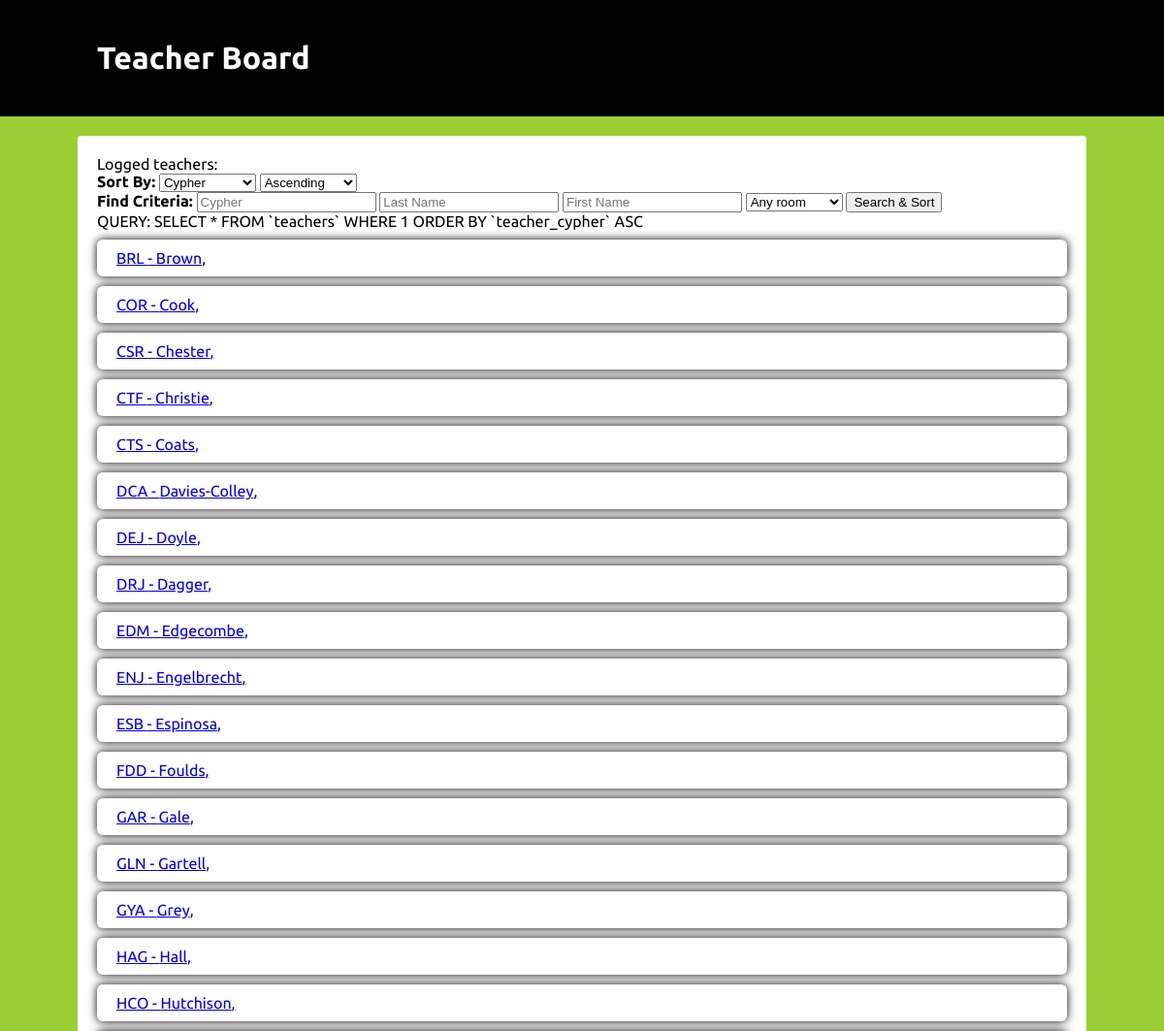
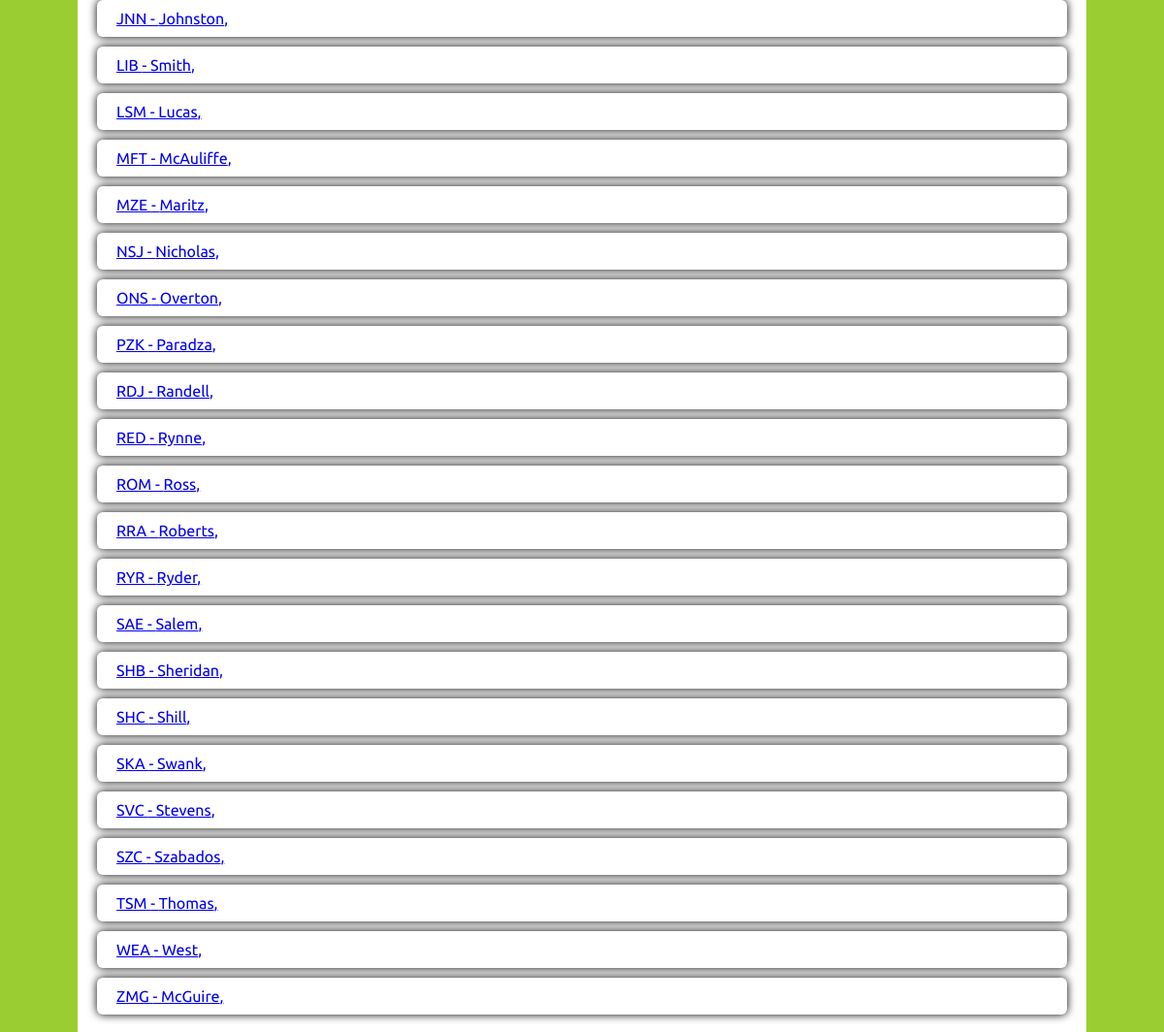
/Practice/websiteIndex/index.php, run on the app's committed database (2 pictures, top to bottom).
### tables this page shows
CREATE TABLE IF NOT EXISTS `teachers` (
  `teacher_cypher` char(3) NOT NULL,
  `teacher_surname` varchar(15) DEFAULT NULL,
  `theacher_christan` varchar(15) DEFAULT NULL,
  `teacher_form` char(5) NOT NULL,
  `teacher_form_mentors` char(5) DEFAULT NULL,
  `room` tinyint(2) DEFAULT NULL,
  `subject` tinyint(2) DEFAULT NULL,
  `position` tinyint(2) NOT NULL,
  `income` tinyint(2) DEFAULT NULL,
  `yob` year(4) DEFAULT NULL,
  `started` year(4) DEFAULT NULL,
  `image` varchar(15) NOT NULL,
  PRIMARY KEY (`teacher_cypher`)
);

### Practice/websiteIndex/index.php (the view, shortened to what this page needs)
<?php
require('assets/private/php/frame.php');
$frame = new frame();
?>
<!DOCTYPE html>
<html lang="en">
    <head>
        <link rel="stylesheet" href="assets/public/css/styles.css">
    </head>
    <body>
        <div class="banner" id="title">
            <div class="content"><h1>Teacher Board</h1></div>
        </div>
        <div id="contentWrapper">
            <div id="content">
                Logged teachers:
                <form method="GET">
                    <strong>Sort By:</strong>
                    <select name="sort_field">
                        <?php if (isset($_GET['sort_field'])) {?>
                            <option <?php if ($_GET['sort_field'] == "Cypher") echo "selected"; ?>>Cypher</option>
                            <option <?php if ($_GET['sort_field'] == "First Name") echo "selected"; ?>>First Name</option>
                            <option <?php if ($_GET['sort_field'] == "Last Name") echo "selected"; ?>>Last Name</option>
                            <option <?php if ($_GET['sort_field'] == "Year of birth") echo "selected"; ?>>Year of birth</option>
                            <option <?php if ($_GET['sort_field'] == "Started Year") echo "selected"; ?>>Started Year</option>
                        <?php } else { ?>
                            <option selected>Cypher</option>
                        <?php } ?>
                    </select>
                    <select name="sort_direction">
                        <?php if (isset($_GET['sort_direction'])) {?>
                            <option <?php if ($_GET['sort_direction'] == "Ascending") echo "selected"; ?>>Ascending</option>
                            <option <?php if ($_GET['sort_direction'] == "Descending") echo "selected"; ?>>Descending</option>
                        <?php } else { ?>
                            <option selected>Ascending</option>
                        <?php } ?>
                    </select><br>
                    <strong>Find Criteria: </strong>
                    <input type="text" placeholder="Cypher" name="find_cypher" value="<?php if (isset ($_GET['find_cypher'])) echo $_GET["find_cypher"];?>">
                    <input type="text" placeholder="Last Name" name="find_lname" value="<?php if (isset ($_GET['find_cypher'])) echo $_GET["find_lname"];?>">
                    <input type="text" placeholder="First Name" name="find_fname" value="<?php if (isset ($_GET['find_cypher'])) echo $_GET["find_fname"];?>">
                    <select name="find_room">
                        <option value="" selected>Any room</option>
                    </select>
                    <button>Search & Sort</button>
                </form>
                <ul class="list1">
                    <?php
                    $teachers = $frame->get_teachers();
                    while ($teacher = mysqli_fetch_assoc($teachers)) {
                        echo "<li><a href='staffView.php?cypher=".$teacher['teacher_cypher']."'>".$teacher['teacher_cypher']." - ".$teacher['teacher_surname'].", ".$teacher['teacher_christan']."</a></li>";
                    }
                    ?>
                </ul>
            </div>
        </div>
    </body>
</html>

### Practice/websiteIndex/assets/private/php/frame.php (shortened to what this page needs)
<?php
class frame {
    private $mysqli;
    function __construct() {
        $this->mysqli = mysqli_connect("localhost", "root", "", "school_manager");
    }
    function get_teachers() {
        $sql = "SELECT * FROM `teachers` WHERE ";
        $find_criteria = [];
        if ($find_criteria == []) {
            $sql .= "1 ";
        } else {
            $sql .= join(" AND ", $find_criteria);
        }
        if (isset($_GET['sort_field'])) {
            if ($_GET['sort_field'] == "First Name") {
                $sql .= "ORDER BY `teacher_christan` ";
            } elseif ($_GET['sort_field'] == "Last Name") {
                $sql .= "ORDER BY `teacher_surname` ";
            } elseif ($_GET['sort_field'] == "Year of birth") {
                $sql .= "ORDER BY `yob` ";
            } elseif ($_GET['sort_field'] == "Started Year") {
                $sql .= "ORDER BY `started` ";
            } else {
                $sql .= "ORDER BY `teacher_cypher` ";
            }
        } else {
            $sql .= "ORDER BY `teacher_cypher` ";
        }
        if (isset($_GET['sort_direction'])) {
            if ($_GET['sort_direction'] == "Ascending") {
                $sql .= "ASC";
            } elseif ($_GET['sort_direction'] == "Descending") {
                $sql .= "DESC";
            }
        } else {
            $sql .= "ASC";
        }
        echo "QUERY: ".$sql;
        return $this->mysqli->query($sql);
    }
}

### Practice/websiteIndex/assets/public/css/styles.css (style rules this page uses)
body { margin: 0; padding: 0; font-family: "Ubuntu", sans-serif; }
.banner { padding: 200px 40px; background-color: black; color: white; }
.banner .content { width: 1000px; max-width: calc(100vw - 80px); margin: auto; }
#contentWrapper { padding: 20px; background-color: yellowgreen; }
#content { width: 1000px; max-width: calc(100vw - 80px); margin: auto; padding: 20px; border-radius: 3px; background-color: white; }
.list1 { list-style-type: none; padding: 0; margin: 0; }
.list1 li { padding: 10px 20px; border-radius: 6px; box-shadow: 0 0 10px black; margin: 10px 0; }
select { width: 100px; }
#title { padding: 20px 40px; height: 80px; position: sticky; top: 0; }

### data on the page
teachers: teacher_cypher "BRL", teacher_surname "Brown"
teachers: teacher_cypher "COR", teacher_surname "Cook"
teachers: teacher_cypher "CSR", teacher_surname "Chester"
teachers: teacher_cypher "CTF", teacher_surname "Christie"
teachers: teacher_cypher "CTS", teacher_surname "Coats"
teachers: teacher_cypher "DCA", teacher_surname "Davies-Colley"
teachers: teacher_cypher "DEJ", teacher_surname "Doyle"
teachers: teacher_cypher "DRJ", teacher_surname "Dagger"
teachers: teacher_cypher "EDM", teacher_surname "Edgecombe"
teachers: teacher_cypher "ENJ", teacher_surname "Engelbrecht"
teachers: teacher_cypher "ESB", teacher_surname "Espinosa"
teachers: teacher_cypher "FDD", teacher_surname "Foulds"
teachers: teacher_cypher "GAR", teacher_surname "Gale"
teachers: teacher_cypher "GLN", teacher_surname "Gartell"
teachers: teacher_cypher "GYA", teacher_surname "Grey"
teachers: teacher_cypher "HAG", teacher_surname "Hall"
teachers: teacher_cypher "HCO", teacher_surname "Hutchison"
teachers: teacher_cypher "JNN", teacher_surname "Johnston"
teachers: teacher_cypher "LIB", teacher_surname "Smith"
teachers: teacher_cypher "LSM", teacher_surname "Lucas"
teachers: teacher_cypher "MFT", teacher_surname "McAuliffe"
teachers: teacher_cypher "MZE", teacher_surname "Maritz"
teachers: teacher_cypher "NSJ", teacher_surname "Nicholas"
teachers: teacher_cypher "ONS", teacher_surname "Overton"
teachers: teacher_cypher "PZK", teacher_surname "Paradza"
teachers: teacher_cypher "RDJ", teacher_surname "Randell"
teachers: teacher_cypher "RED", teacher_surname "Rynne"
teachers: teacher_cypher "ROM", teacher_surname "Ross"
teachers: teacher_cypher "RRA", teacher_surname "Roberts"
teachers: teacher_cypher "RYR", teacher_surname "Ryder"
teachers: teacher_cypher "SAE", teacher_surname "Salem"
teachers: teacher_cypher "SHB", teacher_surname "Sheridan"
teachers: teacher_cypher "SHC", teacher_surname "Shill"
teachers: teacher_cypher "SKA", teacher_surname "Swank"
teachers: teacher_cypher "SVC", teacher_surname "Stevens"
teachers: teacher_cypher "SZC", teacher_surname "Szabados"
teachers: teacher_cypher "TSM", teacher_surname "Thomas"
teachers: teacher_cypher "WEA", teacher_surname "West"
teachers: teacher_cypher "ZMG", teacher_surname "McGuire"

### other printed values
$sql "SELECT * FROM `teachers` WHERE 1 ORDER BY `teacher_cypher` ASC"
